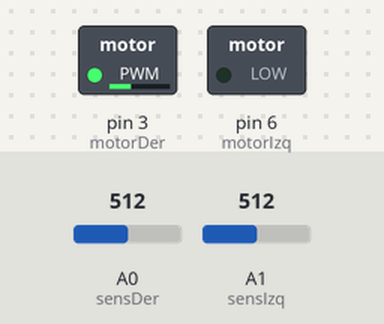
Bench run of a sketch on a simulated Arduino Uno, built with avr-gcc and run on an emulated ATmega328P. On the bench: switched loads named in the sketch (green lamp = pin HIGH). The test bench sets the inputs (shaded band); at power-on: A1 (sensIzq) = 512, A0 (sensDer) = 512. Random numbers use the default seed unless the sketch sets one.

Above: at 1.3 s.
1.4 s: A1 (sensIzq) set to 501
At 2.3 s:
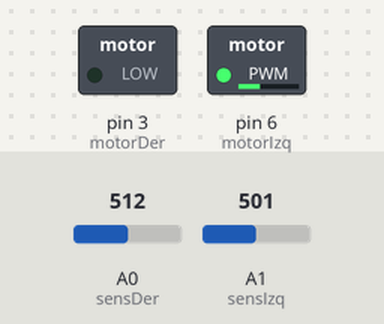
3.0 s: A0 (sensDer) set to 496
At 10.82 s:
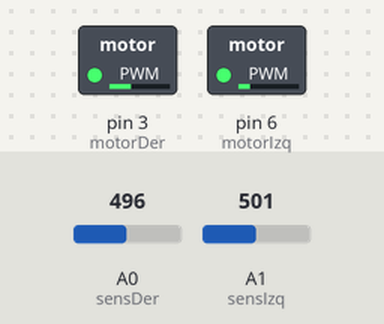
Timing chart, 0 to 12.0 s (numbered marks = the images above; inputs shaded):
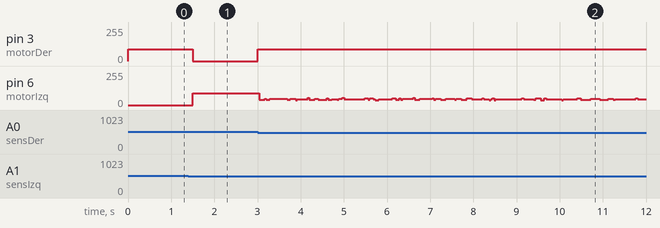

Measured:
- the behaviour switches between 512 and 511 on A1 (sensIzq) (found by bisection; images 0 and 1)
- the behaviour switches between 512 and 511 on A0 (sensDer) (found by bisection; images 1 and 2)
- after the input at 1.4 s, pin 3 (motorDer): 90/255 → 0/255 after 0.10 s
- after the input at 3.0 s, pin 3 (motorDer): 0/255 → 90/255 at once

The sketch:

FollowLightComplex_ino.ino
```cpp
/*##### PINES #####*/
    int motorDer= 3;
    int motorIzq= 6;
    int sensDer = A0;
    int sensIzq = A1;

/*##### VARIABLES ##### */
    int vIzq, vDer;
    int accion = 4;		// recto = 0, izq = 1, derecha = 2, aleatorio = 3, investigacion = 4
    int vRefOn = 511;
    int vVelOn = 90;
    int const espera = 250;
    boolean lugar = false;		// false = fuera , true = dentro


    void Arrancar(int PIzq, int PDer) {
       int valIzq = analogRead(PIzq);
       int valDer = analogRead(PDer);


      if (valIzq <= vRefOn && valDer <= vRefOn && lugar == true) {			// Si NO detecta la linea
        Tope();
      }
      else if (valIzq > vRefOn && valDer <= vRefOn ) {	// detecta la linea con el sensor Izq
        Izq();
      }
      else if (valIzq <= vRefOn && valDer > vRefOn) {			// Si detecta la linea con el sensor Der
        Der();
      }

      else if (valIzq > vRefOn && valDer > vRefOn) {
                	// Si detecta la linea con AMBOS sensores
        Azar(2);

      }
      else {
        Research(PIzq,PDer);							// En cualquier otro caso "BUSCA"
      }
    }

    void Research (int PIzq,int PDer){
      unsigned long timer = millis();
      int valIzq,valDer;
      while(lugar == false or (millis() - timer) < 5000 ){
        Azar(0);
        valIzq = analogRead(PIzq);
        valDer = analogRead(PDer);
        if (valIzq > vRefOn or valDer > vRefOn) {
          lugar == true;
        }
      }
    }


void setup() {
  pinMode(motorDer,OUTPUT);
  pinMode(motorIzq,OUTPUT);
  pinMode(sensIzq,INPUT);
  pinMode(sensDer,INPUT);

}

void loop() {

  Arrancar(sensIzq,sensDer);

}

void Tope(){
    analogWrite (motorDer, vVelOn);
    analogWrite (motorIzq, vVelOn);
    }

    void Izq() {
      analogWrite (motorDer, vVelOn);
      analogWrite (motorIzq, 0);
    }

    void Der() {
      analogWrite (motorIzq, vVelOn);
      analogWrite (motorDer, 0);
    }

    void Azar(int n){
      unsigned long timer = millis();
      int action = random(0,2);
      do{
      if (action == 0){
           Tope();
      }
      else if (action == 1){
           Izq();
      }
      else {
           Der();
      }
    }while(millis() - timer < 250 * n);
 }
```
